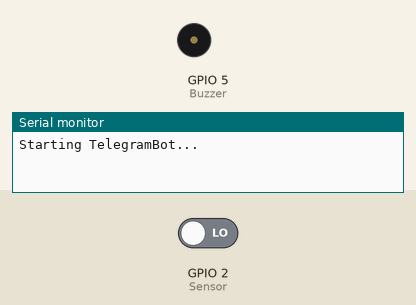
Bench run of a sketch on a simulated ESP8266 (NodeMCU). Parts: buzzer (waves = sounding, pin HIGH), the last lines printed to the serial monitor. The inputs (shaded band) are chosen by the test bench; at power-on: GPIO 2 (Sensor) LOW.

Above: at 2.7 s.
2.8 s: GPIO 2 (Sensor) driven HIGH
At 3.7 s:
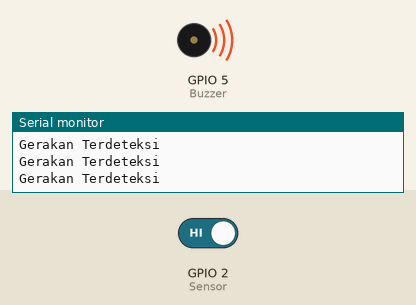
4.3 s: GPIO 2 (Sensor) driven LOW
At 5.4 s:
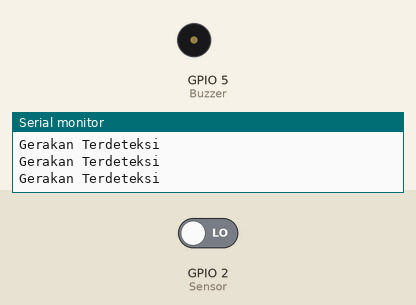
Timing chart, 0 to 7.3 s (numbered marks = the images above; inputs shaded):
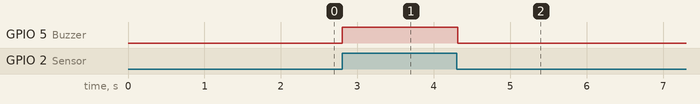

The sketch:

Program_Security_System.ino
```cpp
#include <WiFi.h>
#include "CTBot.h"
CTBot myBot;
String ssid = "mahen";
String pass = "mahen0221";
String token = "6761526499:AAHCAEcoT_HTFpq9WUmdI21WQUGBrv7ILH4";
const int id = 1115751958;

#define Buzzer 5
#define Sensor 2

void adaMaling(){
    digitalWrite(Buzzer, HIGH);
    myBot.sendMessage(id, "WASPADA, GERAKAN TERDETEKSI!!");
}

void setup() {
  Serial.begin(9600);
  Serial.println("Starting TelegramBot...");
  myBot.wifiConnect(ssid, pass);
  myBot.setTelegramToken(token);
  pinMode(Buzzer, OUTPUT);
  pinMode(Sensor, INPUT);
}

void loop() {
  bool sensorValue = digitalRead(Sensor);

  if (sensorValue == 1) {
    adaMaling();
    Serial.println("Gerakan Terdeteksi");
  } else {
    digitalWrite(Buzzer, LOW);
  }

}
```

Measured:
- after the input at 2.8 s, GPIO 5 (Buzzer): LOW → HIGH at once
- after the input at 4.3 s, GPIO 5 (Buzzer): HIGH → LOW at once
